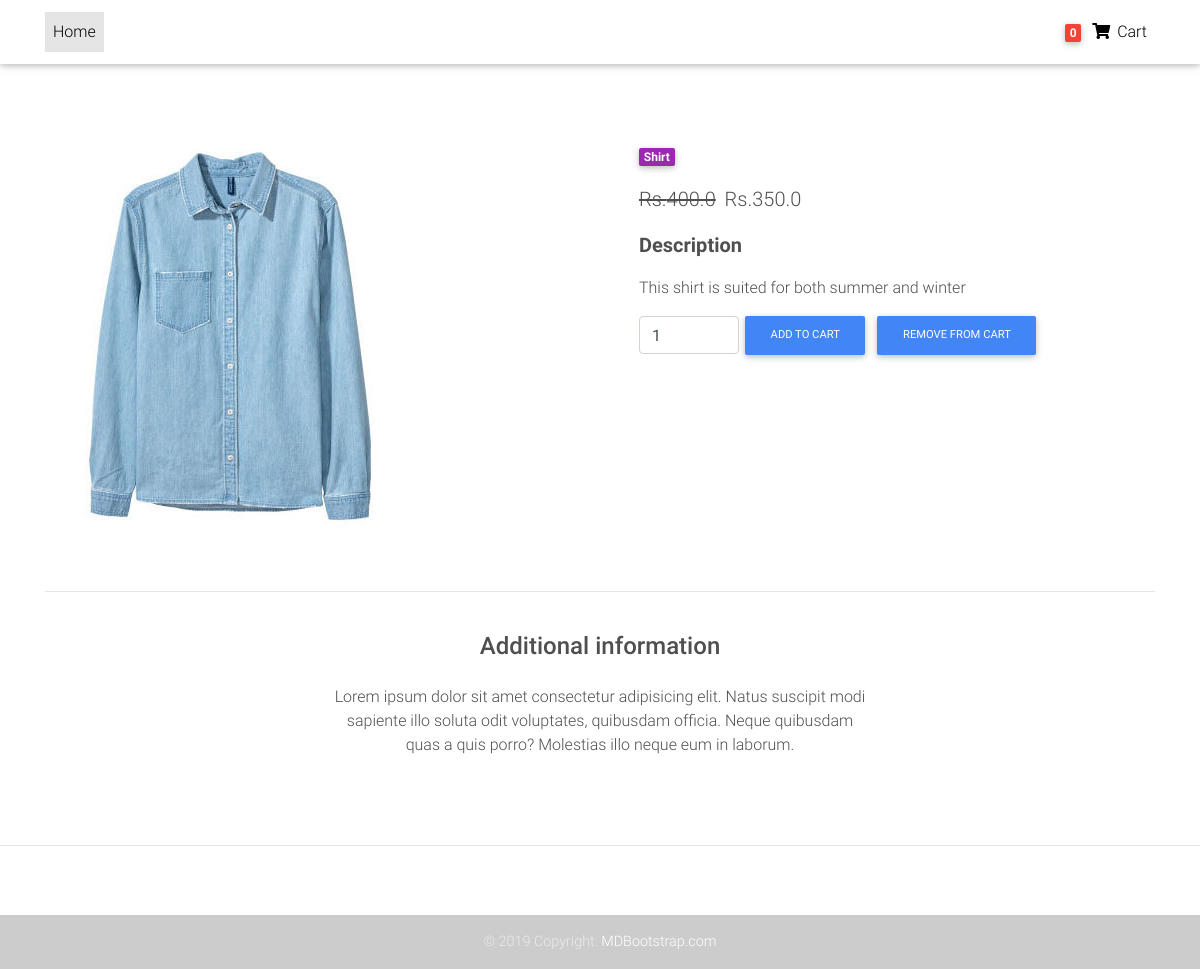
/product/shirt-awesome/ (signed in), run on the app's committed database.
### front/models.py (models this page shows, shortened)
class Customer(AbstractUser):#Users is customer here
    phone=models.CharField(max_length=12,default="")
    gender=models.CharField(max_length=15,default="")
    user_address=models.CharField(max_length=50,default="")

class Item(models.Model):
    title=models.CharField(max_length=50)
    price=models.FloatField()
    discount_price=models.FloatField(blank=True,null=True)
    category=models.CharField(choices=CATEGORY_CHOICES,max_length=2)
    label=models.CharField(choices=LABEL_CHOICES,max_length=1)
    slug=models.SlugField()
    description=models.TextField()
    image=models.ImageField(upload_to='Images',null=True,blank=True)
    def get_add_to_cart(self):
        return reverse("add-to-cart", kwargs={"slug": self.slug})
    def get_remove_from_cart(self):
        return reverse("remove-from-cart", kwargs={"slug": self.slug})

### front/views.py (the view)
# urls.py: path('product/<slug>/', ItemDetailView.as_view(),name="product"),
class ItemDetailView(LoginRequiredMixin,DetailView):
    model=Item
    template_name='ecommerce/product-page.html'

### front/templatetags/cart_template_tags.py (called while the page is built)
@register.filter
def cart_item_count(user):
    if user.is_authenticated:
        qs=Order.objects.filter(user=user,ordered=False)
        if qs.exists():
            return qs[0].items.count()
    return 0

### front/templates/Ecommerce/product-page.html (shortened to what this page needs)
{% extends "Ecommerce/home-page.html" %}
{% load static %}
{% load cart_template_tags %}
{% block body %}
  <nav class="navbar fixed-top navbar-expand-lg navbar-light white scrolling-navbar">
    <div class="container">
      <div class="collapse navbar-collapse" id="navbarSupportedContent">
        <ul class="navbar-nav mr-auto">
          <li class="nav-item active">
            <a class="nav-link waves-effect" href="/">Home
            </a>
          </li>
        </ul>
        <ul class="navbar-nav nav-flex-icons">
          <li class="nav-item">
            <a href="{% url 'order-summary' %}" class="nav-link waves-effect">
              <span class="badge red z-depth-1 mr-1"> {{request.user|cart_item_count}}</span>
              <i class="fas fa-shopping-cart"></i>
              <span class="clearfix d-none d-sm-inline-block"> Cart </span>
            </a>
          </li>
        </ul>
      </div>
    </div>
  </nav>
  <main class="mt-5 pt-4">
    <div class="container dark-grey-text mt-5">
      <div class="row wow fadeIn">
        <div class="col-md-6 mb-4">
          <img src="{{object.image.url}}" class="img-fluid" alt="">
        </div>
        <div class="col-md-6 mb-4">
          <div class="p-4">
            <div class="mb-3">
              <a href="">
                <span class="badge purple mr-1">{{object.get_category_display}}</span>
              </a>
            </div>
            <p class="lead">
              {% if  object.discount_price %}
              <span class="mr-1">
                <del>Rs.{{object.price}}</del>
              </span>
              <span>Rs.{{object.discount_price}}</span>
              {% else %}
              <span>Rs.{{object.price}}</span>
              {% endif %}
            </p>
            <p class="lead font-weight-bold">Description</p>
            <p>{{object.description}}</p>
            <form class="d-flex justify-content-left">
              <input type="number" value="1" aria-label="Search" class="form-control" style="width: 100px">
              <a href="{{object.get_add_to_cart}}" class="btn btn-primary btn-md my-0 p" type="submit">Add to cart</a>
              <a href="{{object.get_remove_from_cart}}" class="btn btn-primary btn-md my-0 p" type="submit">Remove From Cart</a>
            </form>
          </div>
        </div>
      </div>
      <hr>
      <div class="row d-flex justify-content-center wow fadeIn">
        <div class="col-md-6 text-center">
          <h4 class="my-4 h4">Additional information</h4>
          <p>Lorem ipsum dolor sit amet consectetur adipisicing elit. Natus suscipit modi sapiente illo soluta odit
            voluptates,
            quibusdam officia. Neque quibusdam quas a quis porro? Molestias illo neque eum in laborum.</p>
        </div>
      </div>
      <div class="row wow fadeIn">
        <div class="col-lg-4 col-md-12 mb-4">
        </div>
        <div class="col-lg-4 col-md-6 mb-4">
        </div>
        <div class="col-lg-4 col-md-6 mb-4">
        </div>
      </div>
    </div>
  </main>
  <footer class="page-footer text-center font-small mt-4 wow fadeIn">
    <hr class="my-4">
    <div class="pb-4">
      <a href="https://www.facebook.com/mdbootstrap" target="_blank">
        <i class="fab fa-facebook-f mr-3"></i>
      </a>
      <a href="https://twitter.com/MDBootstrap" target="_blank">
        <i class="fab fa-twitter mr-3"></i>
      </a>
      <a href="https://www.youtube.com/watch?v=7MUISDJ5ZZ4" target="_blank">
        <i class="fab fa-youtube mr-3"></i>
      </a>
      <a href="https://plus.google.com/u/0/b/107863090883699620484" target="_blank">
        <i class="fab fa-google-plus-g mr-3"></i>
      </a>
      <a href="https://dribbble.com/mdbootstrap" target="_blank">
        <i class="fab fa-dribbble mr-3"></i>
      </a>
      <a href="https://pinterest.com/mdbootstrap" target="_blank">
        <i class="fab fa-pinterest mr-3"></i>
      </a>
      <a href="https://github.com/mdbootstrap/bootstrap-material-design" target="_blank">
        <i class="fab fa-github mr-3"></i>
      </a>
      <a href="http://codepen.io/mdbootstrap/" target="_blank">
        <i class="fab fa-codepen mr-3"></i>
      </a>
    </div>
    <div class="footer-copyright py-3">
      © 2019 Copyright:
      <a href="https://mdbootstrap.com/education/bootstrap/" target="_blank"> MDBootstrap.com </a>
    </div>
  </footer>
  {% endblock body %}

### front/templates/Ecommerce/home-page.html (style rules this page uses)
html, body, header, .carousel { height: 60vh; }

### data on the page
Customer: user|cart_item_count "0"
Item: image (picture), category "Shirt", price "400.0", discount_price "350.0", description "This shirt is suited for both summer and winter"
